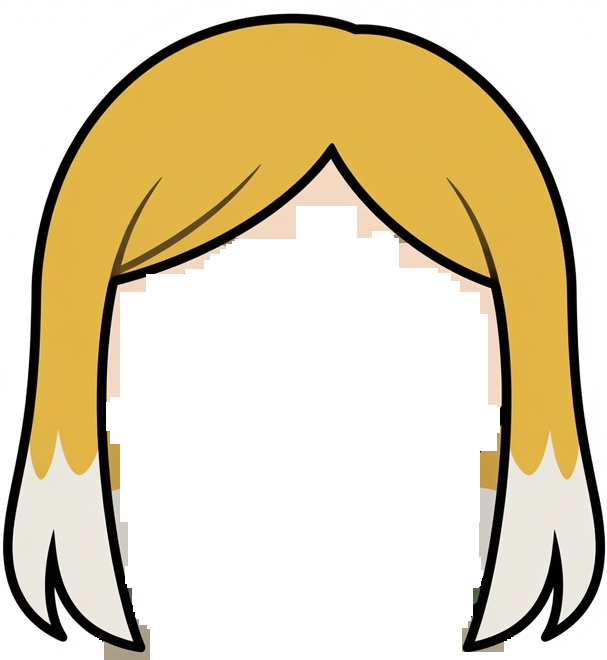
#> input picture ref/satoko-chibi-hair.png, 607 x 660 px, found by its file name
$ python satoko.py
#> lines starting #> are read from the running program, lines starting #| are printed output that depends on the picture; after the words box and inside, x2 and y2 are one past the last pixel; in counts of white or black regions, pixels touching at a corner belong together
"""Trace Satoko's chibi hair off the owner's isolated crop.

**The signal is the drawn black outline, not the alpha.** The crop's alpha is a
rough selection: parts of the page came through opaque, and the face opening's
edge is a staircase that does not follow her parting. The ink inside the crop is
the artist's own line and is exact wherever the selection is not.

Reading ink works here and did not on Satoshi's full drawing for one reason: a
crop of the hair alone has no brows and no eyes in it, and those are the only
other dark things on a face. So the furthest ink along a bearing is the mass's
outer edge and the nearest is the hairline, with nothing in between that could
be mistaken for either.

The two interior sweep lines are brown rather than black and fall well outside
the threshold, so they do not register as either boundary.
"""

from __future__ import annotations

import math
import sys

sys.path.insert(0, "out/trace")

import numpy as np
from PIL import Image

CROP = "ref/satoko-chibi-hair.png"
REF = "ref/satoko-chibi.jpg"
# Same fit as everywhere else: eye centre to drawn chin, 0.84 head radii at a
# build with no chin drop. Cross-checks on the eye half-separation, which comes
# to 0.459 r against our house 0.46.
CX, EYE_Y, CHIN_Y = 445.0, 362.0, 545.0
R = (CHIN_Y - EYE_Y) / 0.84
CY = EYE_Y - 0.16 * R

_crop = np.asarray(Image.open(CROP).convert("RGBA")).astype(int)
_ref = np.asarray(Image.open(REF).convert("RGB")).astype(int)
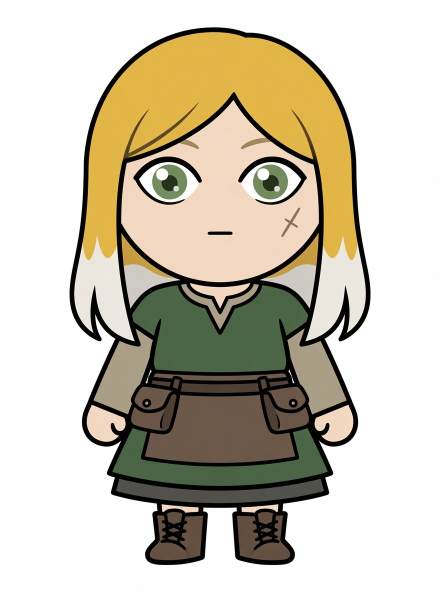
#> input picture ref/satoko-chibi.jpg, 880 x 1184 px, found by its file name (shown at 1/2 size)
ALPHA = _crop[:, :, 3] > 128
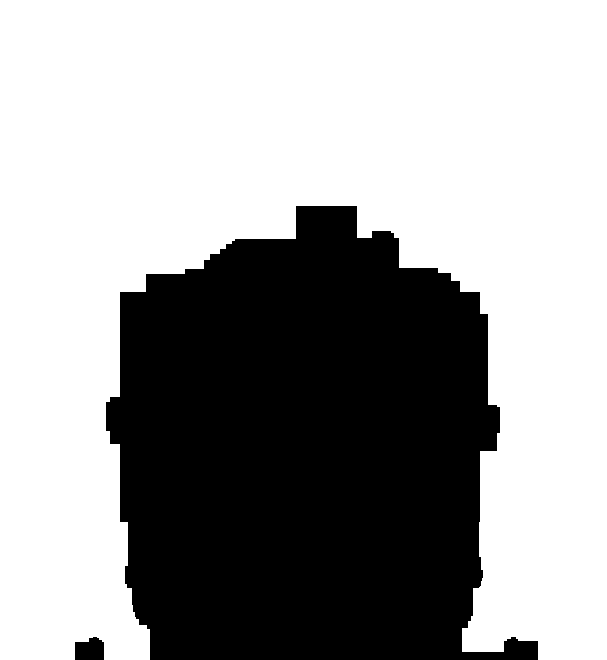
#> ALPHA: shape (660, 607) bool; 63.1% white; 2 black regions, box (x1, y1, x2, y2) and area: (106, 206, 538, 660) 147342, (75, 637, 104, 660) 572
# The drawn line. Tight enough that the brown sweep lines inside the hair, which
# run about 400 on the channel sum, are nowhere near it.
INK = (_crop[:, :, :3].sum(2) < 220) & ALPHA
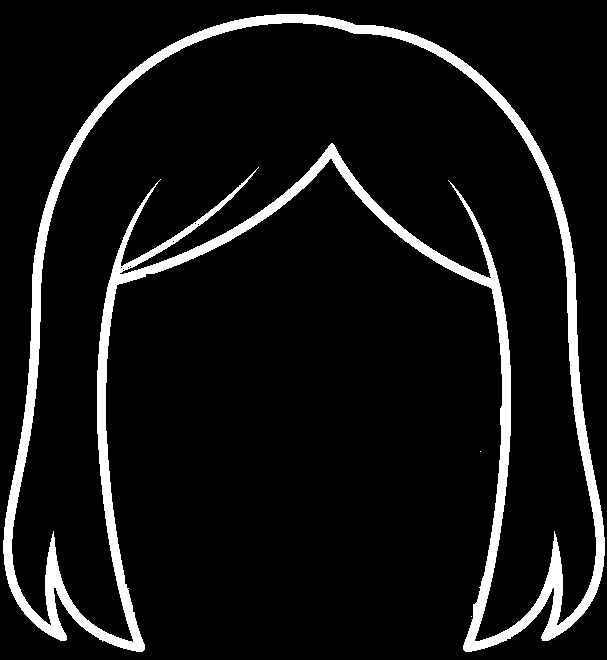
#> INK: shape (660, 607) bool; 8% white; 3 white regions (2 under 20 px), largest, box (x1, y1, x2, y2) and area: (3, 14, 605, 652) 31959


def locate(x0=120, x1=260, y0=40, y1=180):
    """Where the crop sits in the reference, by least squared difference."""
    ys, xs = np.where(ALPHA)
    my, mx = int(np.median(ys)), int(xs.min()) + 30
    patch = _crop[my - 14 : my + 14, mx : mx + 90, :3]
    mask = ALPHA[my - 14 : my + 14, mx : mx + 90]
    best, at = None, None
    for oy in range(y0, y1):
        for ox in range(x0, x1):
            win = _ref[oy + my - 14 : oy + my + 14, ox + mx : ox + mx + 90]
            if win.shape[:2] != patch.shape[:2]:
                continue
            err = float((((win - patch) ** 2).sum(2) * mask).sum() / max(1, mask.sum()))
            if best is None or err < best:
                best, at = err, (ox, oy)
    return at, best


def _ink_at(ox, oy):
    """The crop's ink placed into reference coordinates."""
    full = np.zeros(_ref.shape[:2], dtype=bool)
    h, w = INK.shape
    full[oy : oy + h, ox : ox + w] = INK
    return full


def _ray(m, deg, lo=0.30, hi=2.30, step=0.002):
    """Every radius along a bearing where the ray is on ink, in head radii."""
    th = math.radians(deg)
    hits, r = [], lo
    while r < hi:
        x = int(round(CX + math.sin(th) * R * r))
        y = int(round(CY - math.cos(th) * R * r))
        if 0 <= y < m.shape[0] and 0 <= x < m.shape[1] and m[y, x]:
            hits.append(r)
        r += step
    return hits


def outer(offset, lo=-170, hi=171):
    """The mass's outer edge: the furthest ink along each bearing."""
    m = _ink_at(*offset)
    out = []
    for deg in range(lo, hi):
        hits = _ray(m, deg)
        if hits:
            out.append((float(deg), hits[-1]))
    return out


def inner(offset, lo=-115, hi=116):
    """The hairline: the nearest ink along each bearing, going out from the head
    centre. The centre sits inside the face opening at every bearing this covers,
    so the first line it meets is the one the hair is drawn against."""
    m = _ink_at(*offset)
    out = []
    for deg in range(lo, hi):
        hits = _ray(m, deg)
        if hits:
            out.append((float(deg), hits[0]))
    return out


def inner_tail(offset, side, top, bottom=1.70, step=0.004):
    """The inner edge of one fall below the cheek, as x per y.

    A radial sweep from the head centre cannot describe this stretch: it runs
    almost straight down, so a whole fall's worth of it falls between two
    bearings. Scanning rows instead is the natural parameterisation, and where
    the two meet they agree, because both are reading the same drawn line.
    """
    m = _ink_at(*offset)
    out = []
    y = top
    while y < bottom:
        py = int(round(CY + y * R))
        if 0 <= py < m.shape[0]:
            row = np.where(m[py])[0]
            cxp = CX
            near = row[row < cxp] if side < 0 else row[row > cxp]
            if len(near):
                px = near.max() if side < 0 else near.min()
                out.append(((px - CX) / R, y))
        y += step
    return out


def hairline(offset):
    """The whole inner boundary: up one fall, over the parting, down the other."""
    arc = inner(offset)
    pts = [(math.sin(math.radians(d)) * r, -math.cos(math.radians(d)) * r) for d, r in arc]
    left_top, right_top = pts[0][1], pts[-1][1]
    left = inner_tail(offset, -1, left_top)
    right = inner_tail(offset, +1, right_top)
    return [*reversed(left), *pts, *right]


if __name__ == "__main__":
    from PIL import ImageDraw

    at, err = locate()
#> in locate, `my, mx = int(np.median(ys)), int(xs.min()) + 30`: my = 208; mx = 30
#> in locate, `patch = _crop[my - 14 : my + 14, mx : mx + 90, :3]`:
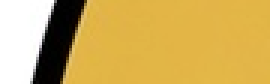
#> patch: shape (28, 90, 3) int64 (shown 3 times larger); mean R, G, B 205.8, 172.9, 92.5
#> in locate, `mask = ALPHA[my - 14 : my + 14, mx : mx + 90]`: mask: shape (28, 90) bool; every value is 1
#> after the loop in locate, `for oy in range(y0, y1):`: at = (136, 41); best = 0.908
#> at = (136, 41); err = 0.908
    print(f"crop {ALPHA.shape[1]}x{ALPHA.shape[0]} placed at {at}, mean squared error {err:.0f}")
#| crop 607x660 placed at (136, 41), mean squared error 1
    o, i = outer(at), inner(at)
#> in _ink_at, `full[oy : oy + h, ox : ox + w] = INK`:
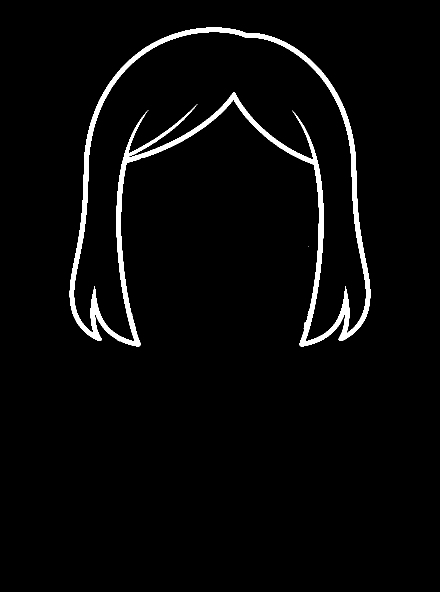
#> full: shape (1184, 880) bool (shown at 1/2 size); 3.1% white; 3 white regions (2 under 20 px), largest, box (x1, y1, x2, y2) and area: (139, 55, 741, 693) 31959
#> after the loop in outer, `for deg in range(lo, hi):`: out = 313 pairs, first value -155 to 157, second value 1.22 to 2
#> in _ink_at (call 2), `full = np.zeros(_ref.shape[:2], dtype=bool)`: full: shape (1184, 880) bool; every value is 0
#> after the loop in inner, `for deg in range(lo, hi):`: out = 231 pairs, first value -115 to 115, second value 0.372 to 1.03
#> o = 313 pairs, first value -155 to 157, second value 1.22 to 2; i has the same summary as out in inner
    print(f"outer: {len(o)} bearings, radius {min(r for _, r in o):.3f}..{max(r for _, r in o):.3f}")
#| outer: 313 bearings, radius 1.216..2.000
    print(f"inner arc: {len(i)} bearings")
#| inner arc: 231 bearings
    hl = hairline(at)
#> in hairline, `arc = inner(offset)`: arc has the same summary as out in inner
#> in hairline, `pts = [(math.sin(math.radians(d)) * r, -math.cos(math.radians(d)) * r)..`: pts = 231 pairs, first value -0.931 to 0.885, second value -0.587 to 0.434
#> in hairline, `left_top, right_top = pts[0][1], pts[-1][1]`: left_top = 0.434; right_top = 0.412
#> in inner_tail, `y = top`: y = 0.434
#> the loop in inner_tail, `while y < bottom:` made 317 passes
#> (py, px, y) on passes 1 to 12: (422, 242, 0.438), (422, 242, 0.442), (423, 242, 0.446), (424, 241, 0.45), (425, 241, 0.454), (426, 241, 0.458), (427, 241, 0.462), (428, 241, 0.466), (429, 241, 0.47), (429, 241, 0.474), (430, 241, 0.478), (431, 241, 0.482)
#> (py, px) on passes 61 to 66: (474, 242), (475, 242), (476, 242), (477, 242), (477, 242), (478, 242)
#> after the loop in inner_tail, `while y < bottom:`: out = 311 pairs, first value -0.936 to -0.757, second value 0.434 to 1.67; y = 1.7
#> in hairline, `left = inner_tail(offset, -1, left_top)`: left has the same summary as out in inner_tail
#> the loop in inner_tail (call 2), `while y < bottom:` made 322 passes
#> (py, px, y) on passes 1 to 12: (417, 638, 0.416), (418, 638, 0.42), (419, 638, 0.424), (420, 638, 0.428), (420, 638, 0.432), (421, 638, 0.436), (422, 638, 0.44), (423, 638, 0.444), (424, 638, 0.448), (425, 638, 0.452), (426, 638, 0.456), (427, 638, 0.46)
#> py on pass 40: 451
    print(f"hairline: {len(hl)} points, y {min(y for _, y in hl):+.3f}..{max(y for _, y in hl):+.3f}")
#| hairline: 859 points, y -0.587..+1.676
    BOX, Z = (120, 40, 780, 700), 2
    im = Image.open(REF).convert("RGB").crop(BOX)
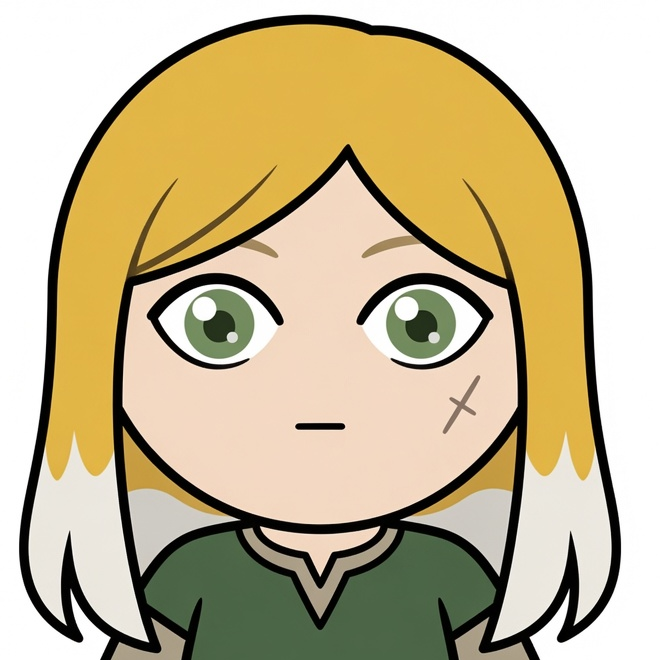
#> im: PIL image 660x660 RGB; mean R, G, B 198, 183.3, 147.5
    im = im.resize((im.width * Z, im.height * Z), Image.LANCZOS)
#> im: PIL image 1320x1320 RGB
    d = ImageDraw.Draw(im)
    mass = [((CX + math.sin(math.radians(dg)) * R * r - BOX[0]) * Z,
             (CY - math.cos(math.radians(dg)) * R * r - BOX[1]) * Z) for dg, r in o]
    d.line(mass, fill=(255, 0, 255), width=3)
    hl = [((CX + x * R - BOX[0]) * Z, (CY + y * R - BOX[1]) * Z) for x, y in hairline(at)]
    d.line(hl, fill=(0, 190, 255), width=3)
    im.save("out/trace/satoko_check.png")
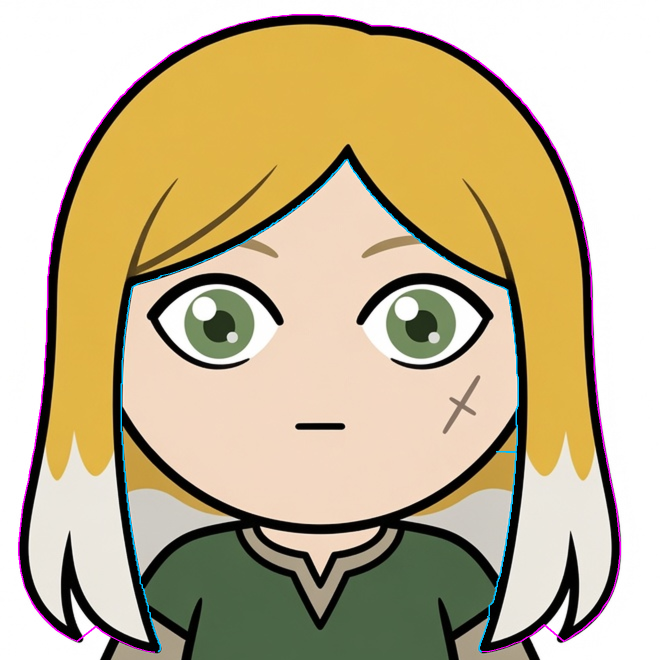
#> saved as satoko_check.png: PIL image 1320x1320 RGB (shown at 1/2 size); mean R, G, B 198.8, 183.4, 149.6
    print("wrote out/trace/satoko_check.png  magenta = mass, cyan = hairline")
